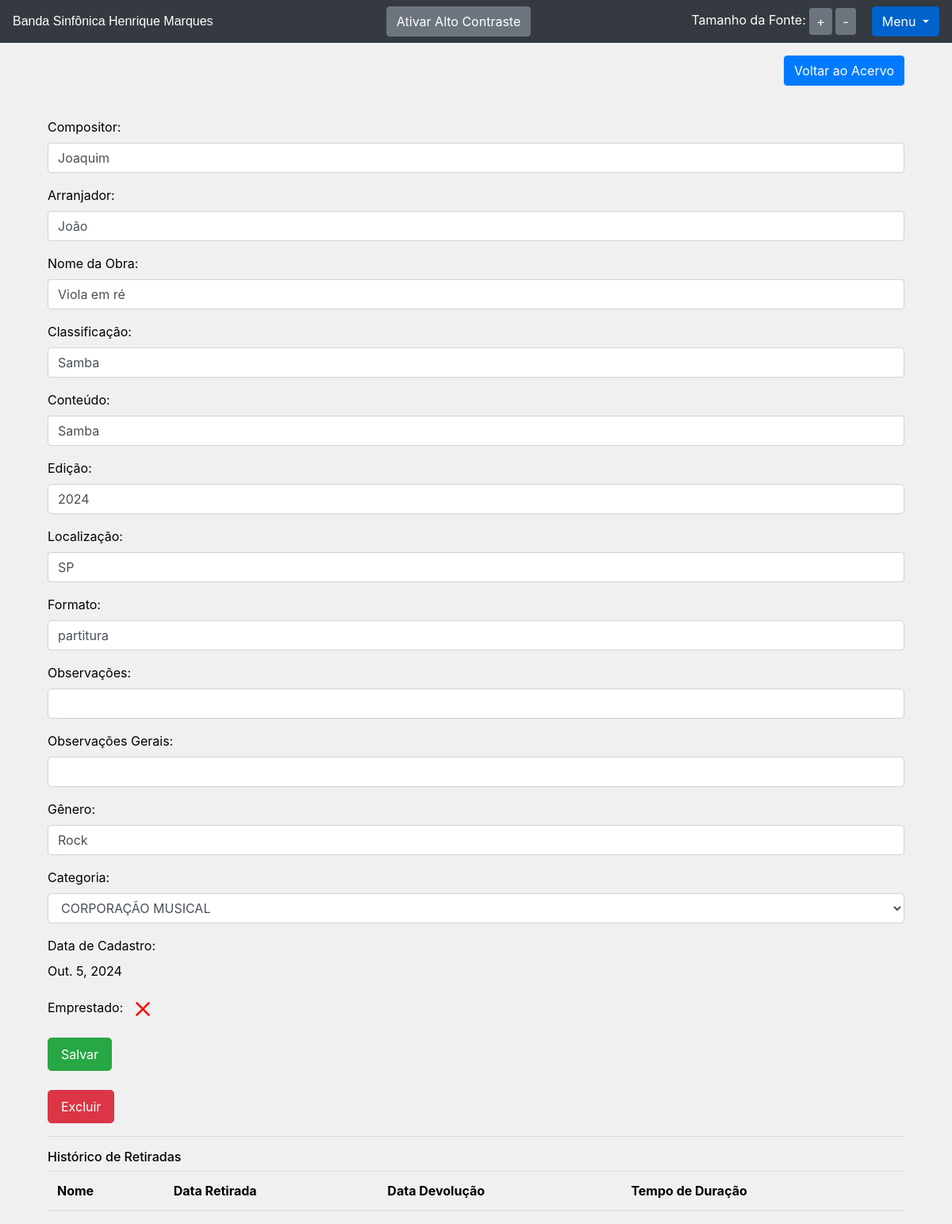
The page /livro/ver_livro/4 (signed in) on the database its author committed.
### livro/models.py (models this page shows, shortened)
class Livros(models.Model):
    nome = models.CharField(max_length = 100, blank = True)
    autor = models.CharField(max_length = 30, blank = True)
    co_autor = models.CharField(max_length = 30, blank = True)
    data_cadastro = models.DateField(default = date.today)
    emprestado = models.BooleanField(default = False)
    categoria = models.ForeignKey(Categoria, on_delete=models.DO_NOTHING)
    usuario = models.ForeignKey(Usuario, on_delete=models.DO_NOTHING)
    localizacao = models.CharField(max_length = 100, verbose_name='Localização')
    exemplares_disponiveis = models.CharField(max_length = 100, blank = True)
    compositor = models.CharField(max_length = 100, blank = True, verbose_name='Compositor')
    arranjador = models.CharField(max_length = 100, blank = True, verbose_name='Arranjador')
    obra = models.CharField(max_length = 100, verbose_name='Obra')
    classificacao = models.CharField(max_length = 100, verbose_name='Classificação')
    conteudo = models.CharField(max_length = 100, verbose_name='Conteúdo')
    edicao = models.CharField(max_length = 100, verbose_name='Edição')
    observacao = models.CharField(max_length = 200, blank = True, verbose_name='Observação')
    formato = models.CharField(max_length = 100, verbose_name='Formato')
    observacoes_gerais = models.CharField(max_length = 200, blank = True, verbose_name='Observações gerais')
    genero = models.CharField(max_length=50, blank=True, verbose_name='Gênero')
    class Meta:
        verbose_name = 'Partitura'

class Categoria(models.Model):
    nome = models.CharField(max_length=30)
    descricao = models.TextField()
    usuario = models.ForeignKey(Usuario, on_delete=models.DO_NOTHING)
    def __str__(self) -> str:
        return self.nome

### livro/views.py (the view)
# urls.py: path('ver_livro/<int:id>', views.ver_livros, name = 'ver_livros' ),
def ver_livros(request, id):
    if request.session.get('usuario'):
        livro = Livros.objects.get(id = id)
        if request.session.get('usuario') == livro.usuario.id:
            usuario = Usuario.objects.get(id = request.session['usuario'])
            categoria_livro = Categoria.objects.filter(usuario = request.session.get('usuario'))
            emprestimos = Emprestimos.objects.filter(livro = livro)
            form = CadastroLivro()
            form.fields['usuario'].initial = request.session['usuario']
            form.fields['categoria'].queryset = Categoria.objects.filter(usuario = usuario)
            form_categoria = CategoriaLivro()
            usuarios = Usuario.objects.all()
            livros_emprestar = Livros.objects.filter(usuario = usuario).filter(emprestado = False)
            livros_emprestados = Livros.objects.filter(usuario = usuario).filter(emprestado = True)
            return render(request, 'ver_livro.html', {'livro': livro,
                                                      'categoria_livro': categoria_livro,
                                                      'emprestimos': emprestimos,
                                                      'usuario_logado': request.session.get('usuario'),
                                                      'form': form,
                                                      'id_livro': id,
                                                      'form_categoria': form_categoria,
                                                      'usuarios': usuarios,
                                                      'livros_emprestar': livros_emprestar,
                                                      'livros_emprestados': livros_emprestados})
        else:
            return HttpResponse('Esse livro não é seu')
    return redirect('/auth/login/?status=2')

### livro/forms.py
class CadastroLivro(forms.ModelForm):
    class Meta:
        model = Livros
        fields = ['categoria','compositor', 'arranjador', 'obra', 'classificacao', 'conteudo', 'edicao', 'edicao', 'observacao', 'data_cadastro', 'emprestado', 'localizacao', 'categoria', 'formato', 'usuario', 'observacoes_gerais', 'genero']
    def __init__(self, *args, **kwargs):
        super().__init__(*args, **kwargs)
        self.fields['usuario'].widget = forms.HiddenInput()

class CategoriaLivro(forms.Form):
    nome = forms.CharField(max_length=30)
    descricao = forms.CharField(max_length=60)
    def __init__(self, *args, **kwargs):
        super().__init__(*args, **kwargs)
        self.fields['descricao'].widget = forms.Textarea()

### livro/templates/ver_livro.html (shortened to what this page needs)
{% extends 'base.html' %}
{% load filtros %}
{% block 'body_extra' %}
<div class="container">
  <div class="container">
    <div class="d-flex justify-content-end mt-3">
      <a href="{% url 'home' %}" class="btn btn-primary mb-3">Voltar ao Acervo</a>
    </div>
  <br>
  <form action="{% url 'alterar_livro' %}" method="POST">
    <div class="form-group">
      <label for="compositor">Compositor:</label>
      <input id="compositor" class="form-control" type="text" value="{{livro.compositor}}" name="compositor" aria-label="Compositor">
    </div>
    <div class="form-group">
      <label for="arranjador">Arranjador:</label>
      <input id="arranjador" class="form-control" type="text" value="{{livro.arranjador}}" name="arranjador" aria-label="Arranjador">
    </div>
    <div class="form-group">
      <label for="obra">Nome da Obra:</label>
      <input id="obra" class="form-control" type="text" value="{{livro.obra}}" name="obra" aria-label="Nome da obra">
    </div>
    <div class="form-group">
      <label for="classificacao">Classificação:</label>
      <input id="classificacao" class="form-control" type="text" value="{{livro.classificacao}}" name="classificacao" aria-label="Classificação">
    </div>
    <div class="form-group">
      <label for="conteudo">Conteúdo:</label>
      <input id="conteudo" class="form-control" type="text" value="{{livro.conteudo}}" name="conteudo" aria-label="Conteúdo">
    </div>
    <div class="form-group">
      <label for="edicao">Edição:</label>
      <input id="edicao" class="form-control" type="text" value="{{livro.edicao}}" name="edicao" aria-label="Edição">
    </div>
    <div class="form-group">
      <label for="localizacao">Localização:</label>
      <input id="localizacao" class="form-control" type="text" value="{{livro.localizacao}}" name="localizacao" aria-label="Localização">
    </div>
    <div class="form-group">
      <label for="formato">Formato:</label>
      <input id="formato" class="form-control" type="text" value="{{livro.formato}}" name="formato" aria-label="Formato">
    </div>
    <div class="form-group">
      <label for="observacao">Observações:</label>
      <input id="observacao" class="form-control" type="text" value="{{livro.observacao}}" name="observacao" aria-label="Observações">
    </div>
    <div class="form-group">
      <label for="observacoes_gerais">Observações Gerais:</label>
      <input id="observacoes_gerais" class="form-control" type="text" value="{{livro.observacoes_gerais}}" name="observacoes_gerais" aria-label="Observações gerais">
    </div>
    <div class="form-group">
      <label for="genero">Gênero:</label>
      <input id="genero" class="form-control" type="text" value="{{livro.genero}}" name="genero" aria-label="Gênero">
    </div>
    <div class="form-group">
      <label for="categoria_id">Categoria:</label>
      <select id="categoria_id" class="form-control" name="categoria_id" aria-label="Categoria">
        {% for i in categoria_livro %}
          <option value="{{i.id}}" {% if livro.categoria.nome == i.nome %}selected{% endif %}>{{i}}</option>
        {% endfor %}
      </select>
    </div>
    <div class="form-group">
      <label>Data de Cadastro:</label>
      <p>{{livro.data_cadastro}}</p>
    </div>
    <div class="form-group">
      <label>Emprestado:</label>
    </div>
    <button type="submit" class="btn btn-success btn-lg">Salvar</button>
  </form>
  <br>
  <button type="button" class="btn btn-danger btn-lg" data-toggle="modal" data-target="#exampleModal2">
    Excluir
  </button>
  <hr>
  <h2>Histórico de Retiradas</h2>
  <table class="table table-striped" role="grid" aria-label="Histórico de Retiradas">
    <thead>
      <tr>
        <th scope="col">Nome</th>
        <th scope="col">Data Retirada</th>
        <th scope="col">Data Devolução</th>
        <th scope="col">Tempo de Duração</th>
      </tr>
    </thead>
  </table>
</div>
{% endblock %}

### templates/base.html (style rules this page uses)
body { background-size: cover; background-position: center; background-repeat: no-repeat; background-attachment: fixed; background-color: #f0f0f0; color:#040100 }
.table.table-striped { color:#040100 }

### rows shown on the page
Livros: compositor "Joaquim", arranjador "João", obra "Viola em ré", classificacao "Samba", conteudo "Samba", edicao "2024", localizacao "SP", formato "partitura", genero "Rock", categoria_id "CORPORAÇÃO MUSICAL", data_cadastro "Out. 5, 2024"
